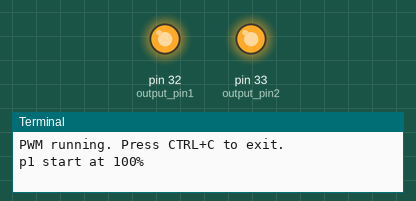
A program run on a simulated Raspberry Pi (header pin numbers). On the bench: output pins drawn as LEDs (lit = HIGH), the last lines printed to the terminal.

Above: at 0.05 s.
At 3.0 s:
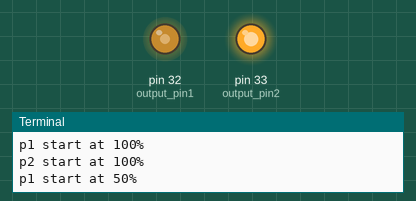
At 4.5 s:
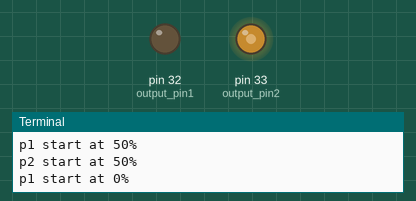
At 6.0 s:
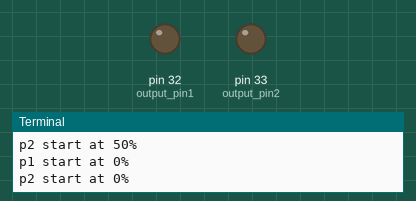
Timing chart, 0 to 7.8 s (numbered marks = the images above):
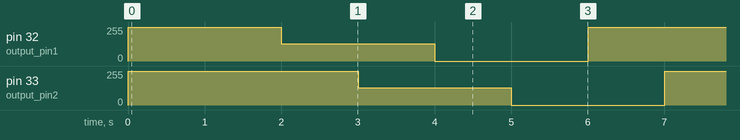

Measured:
- by itself, pin 32 (output_pin1), pin 33 (output_pin2): repeats every 6.0 s: 0/255 2.0 s, 255/255 2.0 s, 128/255 2.0 s

The program:

samplePwm.py
```python
#!/usr/bin/env python

import RPi.GPIO as GPIO
import time

output_pin1 = 32
output_pin2 = 33

def main():
    GPIO.setmode(GPIO.BOARD)
    GPIO.setup(output_pin1, GPIO.OUT, initial=GPIO.HIGH)
    p1 = GPIO.PWM(output_pin1, 40)
    GPIO.setup(output_pin2, GPIO.OUT, initial=GPIO.HIGH)
    p2 = GPIO.PWM(output_pin2, 40)

    print("PWM running. Press CTRL+C to exit.")
    try:
        while True:
            p1.start(100)
            print("p1 start at 100%")
            time.sleep(1)
            p2.start(100)
            print("p2 start at 100%")
            time.sleep(1)
            p1.start(50)
            print("p1 start at 50%")
            time.sleep(1)
            p2.start(50)
            print("p2 start at 50%")
            time.sleep(1)
            p1.start(0)
            print("p1 start at 0%")
            time.sleep(1)
            p2.start(0)
            print("p2 start at 0%")
            time.sleep(1)
    finally:
        p1.stop()
        p2.stop()
        GPIO.cleanup()

if __name__ == '__main__':
    main()
```
